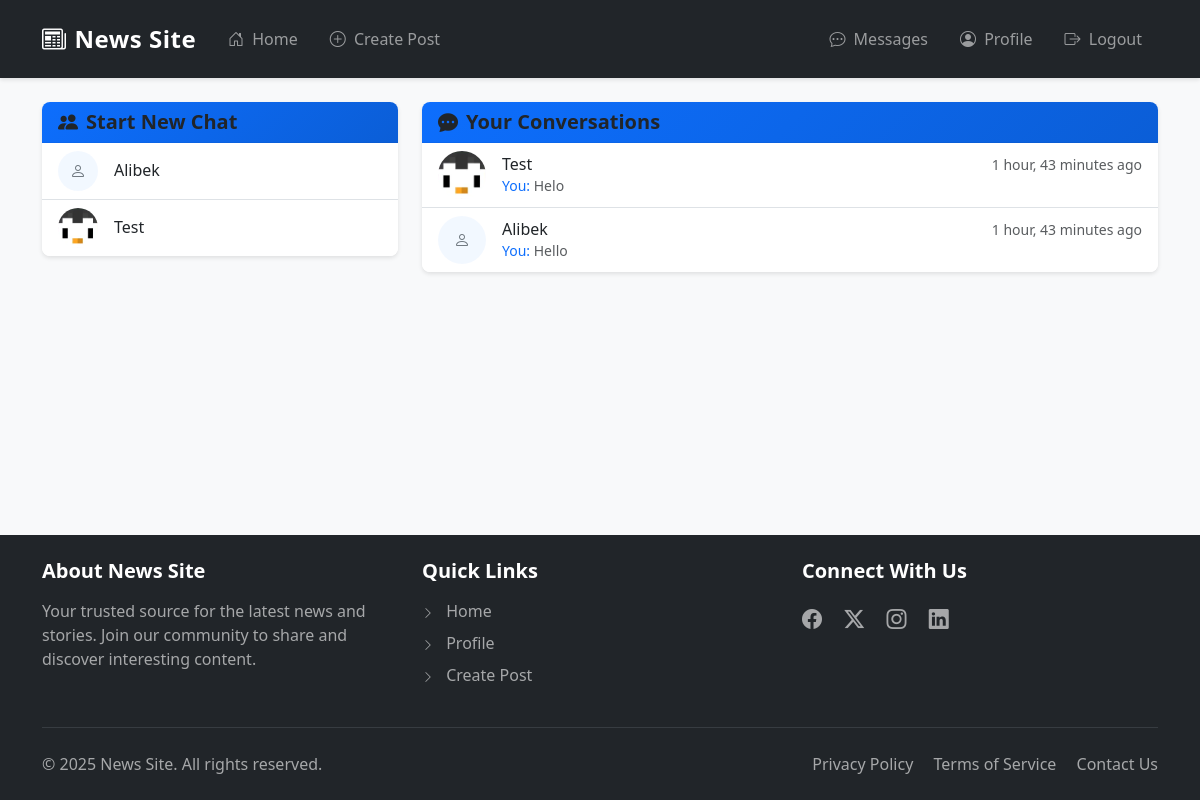
The page /chats/ (signed in) on the database its author committed.
### news/models.py (models this page shows, shortened)
class UserProfile(models.Model):
    user = models.OneToOneField(User, on_delete=models.CASCADE)
    bio = models.TextField(max_length=500, blank=True)
    profile_picture = models.ImageField(upload_to='profile_pics/', blank=True, null=True)

class Chat(models.Model):
    participants = models.ManyToManyField(User, related_name='chats')
    created_at = models.DateTimeField(default=timezone.now)
    updated_at = models.DateTimeField(auto_now=True)
    class Meta:
        ordering = ['-updated_at']

class Message(models.Model):
    chat = models.ForeignKey(Chat, on_delete=models.CASCADE, related_name='messages')
    sender = models.ForeignKey(User, on_delete=models.CASCADE, related_name='sent_messages')
    content = models.TextField()
    created_at = models.DateTimeField(default=timezone.now)
    is_read = models.BooleanField(default=False)
    class Meta:
        ordering = ['created_at']

### news/views.py (the view)
# urls.py: path('chats/', views.chat_list, name='chat_list'),
@login_required
def chat_list(request):
    chats = Chat.objects.filter(participants=request.user).prefetch_related(
        'participants',
        'participants__userprofile',
        'messages',
        'messages__sender'
    ).distinct()
    users = User.objects.exclude(id=request.user.id).select_related(
        'userprofile'
    ).order_by('username')
    context = {
        'chats': chats,
        'users': users,
    }
    return render(request, 'news/chat_list.html', context)

### news/templates/news/chat_list.html (shortened to what this page needs)
{% extends "news/base.html" %}
{% block content %}
<div class="row">
    <div class="col-md-4">
        <div class="card mb-4">
            <div class="card-header bg-primary text-white">
                <h5 class="card-title mb-0">
                    <i class="bi bi-people-fill me-2"></i>Start New Chat
                </h5>
            </div>
            <div class="list-group list-group-flush">
                {% for user in users %}
                    <a href="{% url 'start_chat' user.username %}" class="list-group-item list-group-item-action">
                        <div class="d-flex align-items-center">
                            <div class="flex-shrink-0">
                                {% if user.userprofile.profile_picture %}
                                    <img src="{{ user.userprofile.profile_picture.url }}" alt="{{ user.username }}" class="rounded-circle me-3" style="width: 40px; height: 40px; object-fit: cover;">
                                {% else %}
                                    <div class="rounded-circle bg-light d-flex align-items-center justify-content-center me-3" style="width: 40px; height: 40px;">
                                        <i class="bi bi-person text-secondary"></i>
                                    </div>
                                {% endif %}
                            </div>
                            <div class="flex-grow-1">
                                <h6 class="mb-0">{{ user.username }}</h6>
                            </div>
                        </div>
                    </a>
                {% endfor %}
            </div>
        </div>
    </div>
    <div class="col-md-8">
        <div class="card">
            <div class="card-header bg-primary text-white">
                <h5 class="card-title mb-0">
                    <i class="bi bi-chat-dots-fill me-2"></i>Your Conversations
                </h5>
            </div>
            <div class="list-group list-group-flush">
                {% if chats %}
                    {% for chat in chats %}
                        <a href="{% url 'chat_detail' chat.id %}" class="list-group-item list-group-item-action">
                            <div class="d-flex align-items-center">
                                <div class="flex-shrink-0">
                                    {% with other_user=chat.participants.exclude|first %}
                                        {% if other_user.userprofile.profile_picture %}
                                            <img src="{{ other_user.userprofile.profile_picture.url }}" alt="{{ other_user.username }}" class="rounded-circle me-3" style="width: 48px; height: 48px; object-fit: cover;">
                                        {% else %}
                                            <div class="rounded-circle bg-light d-flex align-items-center justify-content-center me-3" style="width: 48px; height: 48px;">
                                                <i class="bi bi-person text-secondary"></i>
                                            </div>
                                        {% endif %}
                                    {% endwith %}
                                </div>
                                <div class="flex-grow-1">
                                    <div class="d-flex justify-content-between align-items-center">
                                        <h6 class="mb-0">
                                            {% for participant in chat.participants.all %}
                                                {% if participant != request.user %}
                                                    {{ participant.username }}
                                                {% endif %}
                                            {% endfor %}
                                        </h6>
                                        <small class="text-muted">
                                            {{ chat.updated_at|timesince }} ago
                                        </small>
                                    </div>
                                    {% with last_message=chat.messages.last %}
                                        {% if last_message %}
                                            <p class="mb-0 text-muted small">
                                                <span class="{% if last_message.sender == request.user %}text-primary{% endif %}">
                                                    {% if last_message.sender == request.user %}You:{% else %}{{ last_message.sender.username }}:{% endif %}
                                                </span>
                                                {{ last_message.content|truncatechars:50 }}
                                            </p>
                                        {% else %}
                                            <p class="mb-0 text-muted small">No messages yet</p>
                                        {% endif %}
                                    {% endwith %}
                                </div>
                            </div>
                        </a>
                    {% endfor %}
                {% else %}
                    <div class="text-center py-5">
                        <i class="bi bi-chat-dots display-1 text-muted mb-3"></i>
                        <h3>No Conversations Yet</h3>
                        <p class="text-muted mb-0">Start chatting with other users from the list on the left!</p>
                    </div>
                {% endif %}
            </div>
        </div>
    </div>
</div>
{% endblock %}

### news/static/news/style.css (style rules this page uses)
:root { --primary-color: #0d6efd; --primary-dark: #0b5ed7; --secondary-color: #6c757d; --success-color: #198754; --dark-color: #212529; --light-color: #f8f9fa; --border-radius: 8px; --box-shadow: 0 2px 4px rgba(0, 0, 0, 0.1); --transition-speed: 0.2s; --primary-color-rgb: 13, 110, 253; }
body { background-color: var(--light-color); min-height: 100vh; display: flex; flex-direction: column; color: var(--dark-color); }
.card { box-shadow: var(--box-shadow); border: none; border-radius: var(--border-radius); transition: transform var(--transition-speed) ease, box-shadow var(--transition-speed) ease; overflow: hidden; }
.card-title { color: var(--dark-color); font-weight: 600; }
.card-header { background-color: rgba(0, 0, 0, 0.03); border-bottom: 1px solid rgba(0, 0, 0, 0.05); }
.bg-light { background-color: rgba(var(--primary-color-rgb), 0.05) !important; }
.card-header.bg-primary { background: linear-gradient(135deg, var(--primary-color), var(--primary-dark)) !important; }
.card { position: relative; overflow: hidden; }
.card::before { content: ''; position: absolute; top: 0; left: 0; right: 0; height: 4px; background: linear-gradient(90deg, var(--primary-color), transparent); opacity: 0; transition: opacity var(--transition-speed) ease; }
.card, .alert, .message { animation: fadeIn 0.3s ease forwards; }

### rows shown on the page
Chat: participants.userprofile.profile_picture (picture), updated_at "1 hour, 43 minutes", messages.last.content "Helo"
Chat: updated_at "1 hour, 43 minutes", messages.last.content "Hello"

### other values the page prints
{{ user.username }} "Alibek"
{{ user.username }} "Test"
{{ participant.username }} "Test"
{{ participant.username }} "Alibek"
